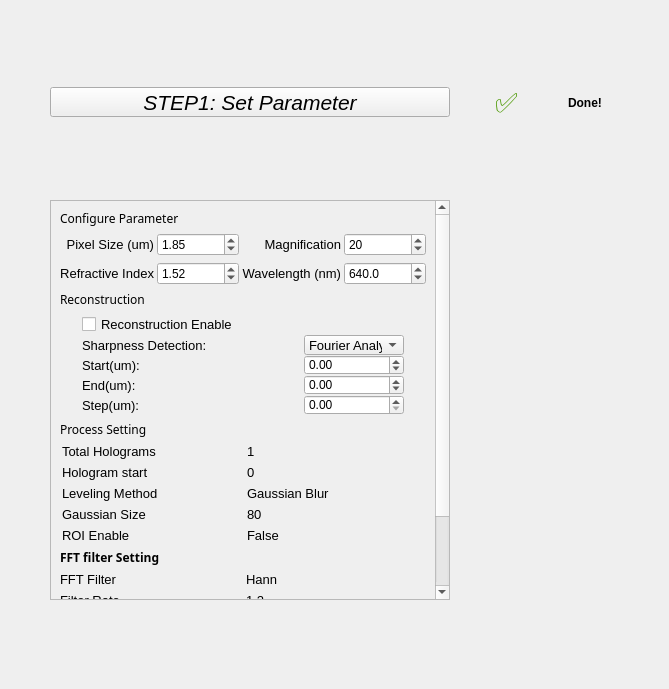
<?xml version="1.0" encoding="UTF-8"?>
<ui version="4.0">
 <class>Form</class>
 <widget class="QWidget" name="Form">
  <property name="geometry">
   <rect>
    <x>0</x>
    <y>0</y>
    <width>669</width>
    <height>689</height>
   </rect>
  </property>
  <property name="windowTitle">
   <string>Form</string>
  </property>
  <layout class="QGridLayout" name="mainLayout">
   <item row="0" column="0">
    <widget class="QToolButton" name="toggleButton">
     <property name="sizePolicy">
      <sizepolicy hsizetype="Preferred" vsizetype="Preferred">
       <horstretch>0</horstretch>
       <verstretch>0</verstretch>
      </sizepolicy>
     </property>
     <property name="maximumSize">
      <size>
       <width>400</width>
       <height>30</height>
      </size>
     </property>
     <property name="font">
      <font>
       <family>Helvetica</family>
       <pointsize>16</pointsize>
       <weight>50</weight>
       <italic>true</italic>
       <bold>false</bold>
      </font>
     </property>
     <property name="text">
      <string>STEP1: Set Parameter</string>
     </property>
    </widget>
   </item>
   <item row="0" column="1">
    <widget class="QLabel" name="label_check">
     <property name="enabled">
      <bool>true</bool>
     </property>
     <property name="maximumSize">
      <size>
       <width>28</width>
       <height>16777215</height>
      </size>
     </property>
     <property name="palette">
      <palette>
       <active>
        <colorrole role="WindowText">
         <brush brushstyle="SolidPattern">
          <color alpha="255">
           <red>78</red>
           <green>154</green>
           <blue>6</blue>
          </color>
         </brush>
        </colorrole>
        <colorrole role="Button">
         <brush brushstyle="SolidPattern">
          <color alpha="255">
           <red>78</red>
           <green>154</green>
           <blue>6</blue>
          </color>
         </brush>
        </colorrole>
        <colorrole role="Light">
         <brush brushstyle="SolidPattern">
          <color alpha="255">
           <red>117</red>
           <green>231</green>
           <blue>9</blue>
          </color>
         </brush>
        </colorrole>
        <colorrole role="Midlight">
         <brush brushstyle="SolidPattern">
          <color alpha="255">
           <red>97</red>
           <green>192</green>
           <blue>7</blue>
          </color>
         </brush>
        </colorrole>
        <colorrole role="Dark">
         <brush brushstyle="SolidPattern">
          <color alpha="255">
           <red>39</red>
           <green>77</green>
           <blue>3</blue>
          </color>
         </brush>
        </colorrole>
        <colorrole role="Mid">
         <brush brushstyle="SolidPattern">
          <color alpha="255">
           <red>52</red>
           <green>103</green>
           <blue>4</blue>
          </color>
         </brush>
        </colorrole>
        <colorrole role="Text">
         <brush brushstyle="SolidPattern">
          <color alpha="255">
           <red>78</red>
           <green>154</green>
           <blue>6</blue>
          </color>
         </brush>
        </colorrole>
        <colorrole role="BrightText">
         <brush brushstyle="SolidPattern">
          <color alpha="255">
           <red>255</red>
           <green>255</green>
           <blue>255</blue>
          </color>
         </brush>
        </colorrole>
        <colorrole role="ButtonText">
         <brush brushstyle="SolidPattern">
          <color alpha="255">
           <red>0</red>
           <green>0</green>
           <blue>0</blue>
          </color>
         </brush>
        </colorrole>
        <colorrole role="Base">
         <brush brushstyle="SolidPattern">
          <color alpha="255">
           <red>255</red>
           <green>255</green>
           <blue>255</blue>
          </color>
         </brush>
        </colorrole>
        <colorrole role="Window">
         <brush brushstyle="SolidPattern">
          <color alpha="255">
           <red>78</red>
           <green>154</green>
           <blue>6</blue>
          </color>
         </brush>
        </colorrole>
        <colorrole role="Shadow">
         <brush brushstyle="SolidPattern">
          <color alpha="255">
           <red>0</red>
           <green>0</green>
           <blue>0</blue>
          </color>
         </brush>
        </colorrole>
        <colorrole role="AlternateBase">
         <brush brushstyle="SolidPattern">
          <color alpha="255">
           <red>166</red>
           <green>204</green>
           <blue>130</blue>
          </color>
         </brush>
        </colorrole>
        <colorrole role="ToolTipBase">
         <brush brushstyle="SolidPattern">
          <color alpha="255">
           <red>255</red>
           <green>255</green>
           <blue>220</blue>
          </color>
         </brush>
        </colorrole>
        <colorrole role="ToolTipText">
         <brush brushstyle="SolidPattern">
          <color alpha="255">
           <red>0</red>
           <green>0</green>
           <blue>0</blue>
          </color>
         </brush>
        </colorrole>
       </active>
       <inactive>
        <colorrole role="WindowText">
         <brush brushstyle="SolidPattern">
          <color alpha="255">
           <red>78</red>
           <green>154</green>
           <blue>6</blue>
          </color>
         </brush>
        </colorrole>
        <colorrole role="Button">
         <brush brushstyle="SolidPattern">
          <color alpha="255">
           <red>78</red>
           <green>154</green>
           <blue>6</blue>
          </color>
         </brush>
        </colorrole>
        <colorrole role="Light">
         <brush brushstyle="SolidPattern">
          <color alpha="255">
           <red>117</red>
           <green>231</green>
           <blue>9</blue>
          </color>
         </brush>
        </colorrole>
        <colorrole role="Midlight">
         <brush brushstyle="SolidPattern">
          <color alpha="255">
           <red>97</red>
           <green>192</green>
           <blue>7</blue>
          </color>
         </brush>
        </colorrole>
        <colorrole role="Dark">
         <brush brushstyle="SolidPattern">
          <color alpha="255">
           <red>39</red>
           <green>77</green>
           <blue>3</blue>
          </color>
         </brush>
        </colorrole>
        <colorrole role="Mid">
         <brush brushstyle="SolidPattern">
          <color alpha="255">
           <red>52</red>
           <green>103</green>
           <blue>4</blue>
          </color>
         </brush>
        </colorrole>
        <colorrole role="Text">
         <brush brushstyle="SolidPattern">
          <color alpha="255">
           <red>78</red>
           <green>154</green>
           <blue>6</blue>
          </color>
         </brush>
        </colorrole>
        <colorrole role="BrightText">
         <brush brushstyle="SolidPattern">
          <color alpha="255">
           <red>255</red>
           <green>255</green>
           <blue>255</blue>
          </color>
         </brush>
        </colorrole>
        <colorrole role="ButtonText">
         <brush brushstyle="SolidPattern">
          <color alpha="255">
           <red>0</red>
           <green>0</green>
           <blue>0</blue>
          </color>
         </brush>
        </colorrole>
        <colorrole role="Base">
         <brush brushstyle="SolidPattern">
          <color alpha="255">
           <red>255</red>
           <green>255</green>
           <blue>255</blue>
          </color>
         </brush>
        </colorrole>
        <colorrole role="Window">
         <brush brushstyle="SolidPattern">
          <color alpha="255">
           <red>78</red>
           <green>154</green>
           <blue>6</blue>
          </color>
         </brush>
        </colorrole>
        <colorrole role="Shadow">
         <brush brushstyle="SolidPattern">
          <color alpha="255">
           <red>0</red>
           <green>0</green>
           <blue>0</blue>
          </color>
         </brush>
        </colorrole>
        <colorrole role="AlternateBase">
         <brush brushstyle="SolidPattern">
          <color alpha="255">
           <red>166</red>
           <green>204</green>
           <blue>130</blue>
          </color>
         </brush>
        </colorrole>
        <colorrole role="ToolTipBase">
         <brush brushstyle="SolidPattern">
          <color alpha="255">
           <red>255</red>
           <green>255</green>
           <blue>220</blue>
          </color>
         </brush>
        </colorrole>
        <colorrole role="ToolTipText">
         <brush brushstyle="SolidPattern">
          <color alpha="255">
           <red>0</red>
           <green>0</green>
           <blue>0</blue>
          </color>
         </brush>
        </colorrole>
       </inactive>
       <disabled>
        <colorrole role="WindowText">
         <brush brushstyle="SolidPattern">
          <color alpha="255">
           <red>39</red>
           <green>77</green>
           <blue>3</blue>
          </color>
         </brush>
        </colorrole>
        <colorrole role="Button">
         <brush brushstyle="SolidPattern">
          <color alpha="255">
           <red>78</red>
           <green>154</green>
           <blue>6</blue>
          </color>
         </brush>
        </colorrole>
        <colorrole role="Light">
         <brush brushstyle="SolidPattern">
          <color alpha="255">
           <red>117</red>
           <green>231</green>
           <blue>9</blue>
          </color>
         </brush>
        </colorrole>
        <colorrole role="Midlight">
         <brush brushstyle="SolidPattern">
          <color alpha="255">
           <red>97</red>
           <green>192</green>
           <blue>7</blue>
          </color>
         </brush>
        </colorrole>
        <colorrole role="Dark">
         <brush brushstyle="SolidPattern">
          <color alpha="255">
           <red>39</red>
           <green>77</green>
           <blue>3</blue>
          </color>
         </brush>
        </colorrole>
        <colorrole role="Mid">
         <brush brushstyle="SolidPattern">
          <color alpha="255">
           <red>52</red>
           <green>103</green>
           <blue>4</blue>
          </color>
         </brush>
        </colorrole>
        <colorrole role="Text">
         <brush brushstyle="SolidPattern">
          <color alpha="255">
           <red>39</red>
           <green>77</green>
           <blue>3</blue>
          </color>
         </brush>
        </colorrole>
        <colorrole role="BrightText">
         <brush brushstyle="SolidPattern">
          <color alpha="255">
           <red>255</red>
           <green>255</green>
           <blue>255</blue>
          </color>
         </brush>
        </colorrole>
        <colorrole role="ButtonText">
         <brush brushstyle="SolidPattern">
          <color alpha="255">
           <red>39</red>
           <green>77</green>
           <blue>3</blue>
          </color>
         </brush>
        </colorrole>
        <colorrole role="Base">
         <brush brushstyle="SolidPattern">
          <color alpha="255">
           <red>78</red>
           <green>154</green>
           <blue>6</blue>
          </color>
         </brush>
        </colorrole>
        <colorrole role="Window">
         <brush brushstyle="SolidPattern">
          <color alpha="255">
           <red>78</red>
           <green>154</green>
           <blue>6</blue>
          </color>
         </brush>
        </colorrole>
        <colorrole role="Shadow">
         <brush brushstyle="SolidPattern">
          <color alpha="255">
           <red>0</red>
           <green>0</green>
           <blue>0</blue>
          </color>
         </brush>
        </colorrole>
        <colorrole role="AlternateBase">
         <brush brushstyle="SolidPattern">
          <color alpha="255">
           <red>78</red>
           <green>154</green>
           <blue>6</blue>
          </color>
         </brush>
        </colorrole>
        <colorrole role="ToolTipBase">
         <brush brushstyle="SolidPattern">
          <color alpha="255">
           <red>255</red>
           <green>255</green>
           <blue>220</blue>
          </color>
         </brush>
        </colorrole>
        <colorrole role="ToolTipText">
         <brush brushstyle="SolidPattern">
          <color alpha="255">
           <red>0</red>
           <green>0</green>
           <blue>0</blue>
          </color>
         </brush>
        </colorrole>
       </disabled>
      </palette>
     </property>
     <property name="font">
      <font>
       <pointsize>20</pointsize>
       <weight>50</weight>
       <bold>false</bold>
       <kerning>true</kerning>
      </font>
     </property>
     <property name="layoutDirection">
      <enum>Qt::RightToLeft</enum>
     </property>
     <property name="text">
      <string>✅</string>
     </property>
     <property name="wordWrap">
      <bool>false</bool>
     </property>
     <property name="margin">
      <number>-1</number>
     </property>
    </widget>
   </item>
   <item row="0" column="2">
    <widget class="QLabel" name="label_done_text">
     <property name="minimumSize">
      <size>
       <width>40</width>
       <height>0</height>
      </size>
     </property>
     <property name="maximumSize">
      <size>
       <width>50</width>
       <height>16777215</height>
      </size>
     </property>
     <property name="font">
      <font>
       <family>Helvetica</family>
       <weight>75</weight>
       <bold>true</bold>
      </font>
     </property>
     <property name="layoutDirection">
      <enum>Qt::RightToLeft</enum>
     </property>
     <property name="text">
      <string>Done!</string>
     </property>
    </widget>
   </item>
   <item row="9" column="0" colspan="3">
    <widget class="QScrollArea" name="contentArea">
     <property name="sizePolicy">
      <sizepolicy hsizetype="Expanding" vsizetype="Expanding">
       <horstretch>0</horstretch>
       <verstretch>1</verstretch>
      </sizepolicy>
     </property>
     <property name="minimumSize">
      <size>
       <width>160</width>
       <height>0</height>
      </size>
     </property>
     <property name="maximumSize">
      <size>
       <width>400</width>
       <height>400</height>
      </size>
     </property>
     <property name="styleSheet">
      <string notr="true"/>
     </property>
     <property name="verticalScrollBarPolicy">
      <enum>Qt::ScrollBarAsNeeded</enum>
     </property>
     <property name="horizontalScrollBarPolicy">
      <enum>Qt::ScrollBarAsNeeded</enum>
     </property>
     <property name="sizeAdjustPolicy">
      <enum>QAbstractScrollArea::AdjustIgnored</enum>
     </property>
     <property name="widgetResizable">
      <bool>true</bool>
     </property>
     <widget class="QWidget" name="Parameter_2">
      <property name="geometry">
       <rect>
        <x>0</x>
        <y>0</y>
        <width>398</width>
        <height>472</height>
       </rect>
      </property>
      <property name="sizePolicy">
       <sizepolicy hsizetype="Preferred" vsizetype="Expanding">
        <horstretch>0</horstretch>
        <verstretch>0</verstretch>
       </sizepolicy>
      </property>
      <property name="styleSheet">
       <string notr="true"/>
      </property>
      <layout class="QVBoxLayout" name="contentLayout">
       <item>
        <widget class="QLabel" name="label_7">
         <property name="minimumSize">
          <size>
           <width>0</width>
           <height>0</height>
          </size>
         </property>
         <property name="font">
          <font>
           <family>Arial Black</family>
           <pointsize>9</pointsize>
           <weight>10</weight>
           <italic>false</italic>
           <bold>false</bold>
          </font>
         </property>
         <property name="styleSheet">
          <string notr="true">
font: 87 9pt &quot;Arial Black&quot;;</string>
         </property>
         <property name="text">
          <string>Configure Parameter</string>
         </property>
        </widget>
       </item>
       <item>
        <layout class="QGridLayout" name="gridLayout">
         <property name="horizontalSpacing">
          <number>3</number>
         </property>
         <item row="1" column="2">
          <widget class="QLabel" name="label_wavelength">
           <property name="font">
            <font>
             <family>Arial</family>
             <pointsize>10</pointsize>
            </font>
           </property>
           <property name="locale">
            <locale language="English" country="Canada"/>
           </property>
           <property name="text">
            <string>Wavelength (nm)</string>
           </property>
           <property name="alignment">
            <set>Qt::AlignRight|Qt::AlignTrailing|Qt::AlignVCenter</set>
           </property>
          </widget>
         </item>
         <item row="0" column="1">
          <widget class="QDoubleSpinBox" name="pixel_size">
           <property name="locale">
            <locale language="English" country="Canada"/>
           </property>
           <property name="minimum">
            <double>0.100000000000000</double>
           </property>
           <property name="maximum">
            <double>20.000000000000000</double>
           </property>
           <property name="singleStep">
            <double>0.010000000000000</double>
           </property>
           <property name="value">
            <double>1.850000000000000</double>
           </property>
          </widget>
         </item>
         <item row="0" column="3">
          <widget class="QSpinBox" name="magnification">
           <property name="locale">
            <locale language="English" country="Canada"/>
           </property>
           <property name="minimum">
            <number>1</number>
           </property>
           <property name="maximum">
            <number>150</number>
           </property>
           <property name="value">
            <number>20</number>
           </property>
          </widget>
         </item>
         <item row="1" column="3">
          <widget class="QDoubleSpinBox" name="wave_length">
           <property name="locale">
            <locale language="English" country="Canada"/>
           </property>
           <property name="frame">
            <bool>true</bool>
           </property>
           <property name="decimals">
            <number>1</number>
           </property>
           <property name="minimum">
            <double>350.000000000000000</double>
           </property>
           <property name="maximum">
            <double>1500.000000000000000</double>
           </property>
           <property name="singleStep">
            <double>1.000000000000000</double>
           </property>
           <property name="value">
            <double>640.000000000000000</double>
           </property>
          </widget>
         </item>
         <item row="0" column="2">
          <widget class="QLabel" name="label_mag">
           <property name="font">
            <font>
             <family>Arial</family>
             <pointsize>10</pointsize>
            </font>
           </property>
           <property name="locale">
            <locale language="English" country="Canada"/>
           </property>
           <property name="text">
            <string>Magnification</string>
           </property>
           <property name="alignment">
            <set>Qt::AlignRight|Qt::AlignTrailing|Qt::AlignVCenter</set>
           </property>
          </widget>
         </item>
         <item row="0" column="0">
          <widget class="QLabel" name="label_pixel">
           <property name="font">
            <font>
             <family>Arial</family>
             <pointsize>10</pointsize>
            </font>
           </property>
           <property name="locale">
            <locale language="English" country="Canada"/>
           </property>
           <property name="text">
            <string>Pixel Size (um)</string>
           </property>
           <property name="alignment">
            <set>Qt::AlignRight|Qt::AlignTrailing|Qt::AlignVCenter</set>
           </property>
          </widget>
         </item>
         <item row="1" column="1">
          <widget class="QDoubleSpinBox" name="refractive_index">
           <property name="locale">
            <locale language="English" country="Canada"/>
           </property>
           <property name="maximum">
            <double>10.000000000000000</double>
           </property>
           <property name="singleStep">
            <double>0.010000000000000</double>
           </property>
           <property name="value">
            <double>1.520000000000000</double>
           </property>
          </widget>
         </item>
         <item row="1" column="0">
          <widget class="QLabel" name="label_RI">
           <property name="minimumSize">
            <size>
             <width>90</width>
             <height>0</height>
            </size>
           </property>
           <property name="font">
            <font>
             <family>Arial</family>
             <pointsize>10</pointsize>
            </font>
           </property>
           <property name="locale">
            <locale language="English" country="Canada"/>
           </property>
           <property name="text">
            <string>Refractive Index</string>
           </property>
           <property name="alignment">
            <set>Qt::AlignRight|Qt::AlignTrailing|Qt::AlignVCenter</set>
           </property>
          </widget>
         </item>
        </layout>
       </item>
       <item>
        <widget class="QLabel" name="label_72">
         <property name="font">
          <font>
           <family>Arial Black</family>
           <pointsize>9</pointsize>
           <weight>10</weight>
           <italic>false</italic>
           <bold>false</bold>
          </font>
         </property>
         <property name="styleSheet">
          <string notr="true">
font: 87 9pt &quot;Arial Black&quot;;</string>
         </property>
         <property name="text">
          <string>Reconstruction</string>
         </property>
        </widget>
       </item>
       <item>
        <layout class="QGridLayout" name="gridLayout_16">
         <property name="sizeConstraint">
          <enum>QLayout::SetFixedSize</enum>
         </property>
         <property name="leftMargin">
          <number>0</number>
         </property>
         <property name="topMargin">
          <number>0</number>
         </property>
         <property name="spacing">
          <number>0</number>
         </property>
         <item row="1" column="0">
          <widget class="QCheckBox" name="checkBox">
           <property name="font">
            <font>
             <pointsize>10</pointsize>
            </font>
           </property>
           <property name="text">
            <string>Reconstruction Enable</string>
           </property>
          </widget>
         </item>
         <item row="4" column="1">
          <widget class="QDoubleSpinBox" name="SpinBox_end_recon">
           <property name="maximumSize">
            <size>
             <width>16777215</width>
             <height>20</height>
            </size>
           </property>
           <property name="locale">
            <locale language="English" country="Canada"/>
           </property>
           <property name="minimum">
            <double>-2000.000000000000000</double>
           </property>
           <property name="maximum">
            <double>2000.000000000000000</double>
           </property>
          </widget>
         </item>
         <item row="3" column="1">
          <widget class="QDoubleSpinBox" name="SpinBox_start_recon">
           <property name="maximumSize">
            <size>
             <width>16777215</width>
             <height>20</height>
            </size>
           </property>
           <property name="locale">
            <locale language="English" country="Canada"/>
           </property>
           <property name="minimum">
            <double>-2000.000000000000000</double>
           </property>
           <property name="maximum">
            <double>2000.000000000000000</double>
           </property>
          </widget>
         </item>
         <item row="2" column="1">
          <widget class="QComboBox" name="detected_method">
           <property name="maximumSize">
            <size>
             <width>100</width>
             <height>20</height>
            </size>
           </property>
           <property name="font">
            <font>
             <pointsize>10</pointsize>
            </font>
           </property>
           <item>
            <property name="text">
             <string>Fourier Analysis</string>
            </property>
           </item>
           <item>
            <property name="text">
             <string>Statistic</string>
            </property>
           </item>
          </widget>
         </item>
         <item row="6" column="0">
          <widget class="QLabel" name="label_74">
           <property name="maximumSize">
            <size>
             <width>200</width>
             <height>16777215</height>
            </size>
           </property>
           <property name="font">
            <font>
             <pointsize>10</pointsize>
            </font>
           </property>
           <property name="text">
            <string>Step(um):</string>
           </property>
          </widget>
         </item>
         <item row="4" column="0">
          <widget class="QLabel" name="label_75">
           <property name="maximumSize">
            <size>
             <width>200</width>
             <height>16777215</height>
            </size>
           </property>
           <property name="font">
            <font>
             <pointsize>10</pointsize>
            </font>
           </property>
           <property name="text">
            <string>End(um):</string>
           </property>
          </widget>
         </item>
         <item row="3" column="0">
          <widget class="QLabel" name="label_76">
           <property name="maximumSize">
            <size>
             <width>200</width>
             <height>16777215</height>
            </size>
           </property>
           <property name="font">
            <font>
             <pointsize>10</pointsize>
            </font>
           </property>
           <property name="text">
            <string>Start(um):</string>
           </property>
          </widget>
         </item>
         <item row="6" column="1">
          <widget class="QDoubleSpinBox" name="SpinBox_step_recon">
           <property name="maximumSize">
            <size>
             <width>16777215</width>
             <height>20</height>
            </size>
           </property>
           <property name="locale">
            <locale language="English" country="Canada"/>
           </property>
           <property name="maximum">
            <double>500.000000000000000</double>
           </property>
          </widget>
         </item>
         <item row="2" column="0">
          <widget class="QLabel" name="label_77">
           <property name="maximumSize">
            <size>
             <width>200</width>
             <height>16777215</height>
            </size>
           </property>
           <property name="font">
            <font>
             <pointsize>10</pointsize>
            </font>
           </property>
           <property name="text">
            <string>Sharpness Detection:  </string>
           </property>
          </widget>
         </item>
        </layout>
       </item>
       <item>
        <widget class="QLabel" name="label_78">
         <property name="font">
          <font>
           <family>Arial Black</family>
           <pointsize>9</pointsize>
           <weight>10</weight>
           <italic>false</italic>
           <bold>false</bold>
          </font>
         </property>
         <property name="styleSheet">
          <string notr="true">
font: 87 9pt &quot;Arial Black&quot;;</string>
         </property>
         <property name="text">
          <string>Process Setting</string>
         </property>
        </widget>
       </item>
       <item>
        <layout class="QGridLayout" name="gridLayout_17">
         <property name="sizeConstraint">
          <enum>QLayout::SetFixedSize</enum>
         </property>
         <property name="leftMargin">
          <number>2</number>
         </property>
         <property name="spacing">
          <number>6</number>
         </property>
         <item row="7" column="1">
          <widget class="QLabel" name="label_Gaussian_size_2">
           <property name="font">
            <font>
             <pointsize>10</pointsize>
            </font>
           </property>
           <property name="text">
            <string>80</string>
           </property>
          </widget>
         </item>
         <item row="5" column="0">
          <widget class="QLabel" name="label_17">
           <property name="font">
            <font>
             <pointsize>10</pointsize>
            </font>
           </property>
           <property name="text">
            <string>Hologram start</string>
           </property>
          </widget>
         </item>
         <item row="5" column="1">
          <widget class="QLabel" name="label_holo_strat_2">
           <property name="font">
            <font>
             <pointsize>10</pointsize>
            </font>
           </property>
           <property name="text">
            <string>0</string>
           </property>
          </widget>
         </item>
         <item row="6" column="1">
          <widget class="QLabel" name="label_leveling_2">
           <property name="font">
            <font>
             <pointsize>10</pointsize>
            </font>
           </property>
           <property name="text">
            <string>Gaussian Blur</string>
           </property>
          </widget>
         </item>
         <item row="4" column="0">
          <widget class="QLabel" name="label_15">
           <property name="font">
            <font>
             <pointsize>10</pointsize>
            </font>
           </property>
           <property name="text">
            <string>Total Holograms</string>
           </property>
          </widget>
         </item>
         <item row="6" column="0">
          <widget class="QLabel" name="label_79">
           <property name="font">
            <font>
             <pointsize>10</pointsize>
            </font>
           </property>
           <property name="text">
            <string>Leveling Method</string>
           </property>
          </widget>
         </item>
         <item row="8" column="0">
          <widget class="QLabel" name="label_8">
           <property name="font">
            <font>
             <pointsize>10</pointsize>
            </font>
           </property>
           <property name="text">
            <string>ROI Enable</string>
           </property>
          </widget>
         </item>
         <item row="7" column="0">
          <widget class="QLabel" name="label_GB_size_2">
           <property name="font">
            <font>
             <pointsize>10</pointsize>
            </font>
           </property>
           <property name="text">
            <string>Gaussian Size</string>
           </property>
          </widget>
         </item>
         <item row="4" column="1">
          <widget class="QLabel" name="label_holo_total_2">
           <property name="font">
            <font>
             <pointsize>10</pointsize>
            </font>
           </property>
           <property name="text">
            <string>1</string>
           </property>
          </widget>
         </item>
         <item row="8" column="1">
          <widget class="QLabel" name="label_roi_enable_2">
           <property name="font">
            <font>
             <pointsize>10</pointsize>
            </font>
           </property>
           <property name="text">
            <string>False</string>
           </property>
          </widget>
         </item>
        </layout>
       </item>
       <item>
        <widget class="QLabel" name="label_18">
         <property name="font">
          <font>
           <family>Arial Black</family>
           <pointsize>9</pointsize>
           <weight>75</weight>
           <bold>true</bold>
          </font>
         </property>
         <property name="text">
          <string>FFT filter Setting</string>
         </property>
        </widget>
       </item>
       <item>
        <layout class="QGridLayout" name="gridLayout_6">
         <item row="2" column="0">
          <widget class="QLabel" name="label_19">
           <property name="font">
            <font>
             <pointsize>10</pointsize>
            </font>
           </property>
           <property name="text">
            <string>FFT Quadrant</string>
           </property>
          </widget>
         </item>
         <item row="2" column="1">
          <widget class="QLabel" name="label_quadrant_2">
           <property name="font">
            <font>
             <pointsize>10</pointsize>
            </font>
           </property>
           <property name="text">
            <string>1</string>
           </property>
          </widget>
         </item>
         <item row="1" column="1">
          <widget class="QLabel" name="label_filter_rate_2">
           <property name="font">
            <font>
             <pointsize>10</pointsize>
            </font>
           </property>
           <property name="text">
            <string>1.2</string>
           </property>
          </widget>
         </item>
         <item row="0" column="0">
          <widget class="QLabel" name="label_80">
           <property name="font">
            <font>
             <pointsize>10</pointsize>
            </font>
           </property>
           <property name="text">
            <string>FFT Filter</string>
           </property>
          </widget>
         </item>
         <item row="0" column="1">
          <widget class="QLabel" name="label_FFT_filter_2">
           <property name="font">
            <font>
             <pointsize>10</pointsize>
            </font>
           </property>
           <property name="text">
            <string>Hann</string>
           </property>
          </widget>
         </item>
         <item row="1" column="0">
          <widget class="QLabel" name="label_81">
           <property name="font">
            <font>
             <pointsize>10</pointsize>
            </font>
           </property>
           <property name="text">
            <string>Filter Rate</string>
           </property>
          </widget>
         </item>
         <item row="3" column="0">
          <widget class="QLabel" name="label_20">
           <property name="font">
            <font>
             <pointsize>10</pointsize>
            </font>
           </property>
           <property name="text">
            <string>Expansion</string>
           </property>
          </widget>
         </item>
         <item row="3" column="1">
          <widget class="QLabel" name="label_expansion_2">
           <property name="font">
            <font>
             <pointsize>10</pointsize>
            </font>
           </property>
           <property name="text">
            <string>100</string>
           </property>
          </widget>
         </item>
        </layout>
       </item>
       <item>
        <widget class="QPushButton" name="pushButton_Confirm">
         <property name="sizePolicy">
          <sizepolicy hsizetype="Preferred" vsizetype="Fixed">
           <horstretch>0</horstretch>
           <verstretch>0</verstretch>
          </sizepolicy>
         </property>
         <property name="minimumSize">
          <size>
           <width>60</width>
           <height>25</height>
          </size>
         </property>
         <property name="maximumSize">
          <size>
           <width>400</width>
           <height>50</height>
          </size>
         </property>
         <property name="font">
          <font>
           <family>Arial Black</family>
           <pointsize>10</pointsize>
           <weight>10</weight>
           <italic>false</italic>
           <bold>false</bold>
          </font>
         </property>
         <property name="focusPolicy">
          <enum>Qt::StrongFocus</enum>
         </property>
         <property name="layoutDirection">
          <enum>Qt::LeftToRight</enum>
         </property>
         <property name="styleSheet">
          <string notr="true">color: rgb(255, 255, 255);
font: 87 10pt &quot;Arial Black&quot;;
background-color: rgb(255, 0, 0);</string>
         </property>
         <property name="text">
          <string>Confirm and Go to Next</string>
         </property>
        </widget>
       </item>
      </layout>
     </widget>
    </widget>
   </item>
  </layout>
 </widget>
 <resources/>
 <connections/>
</ui>
